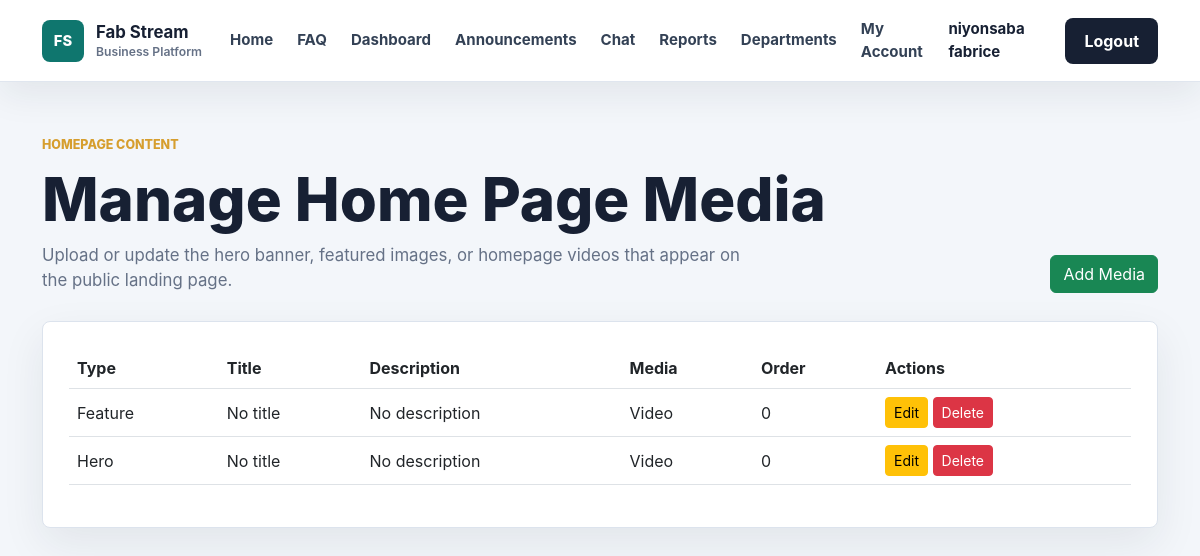
The app's page /admin/home-media (signed in), older data.
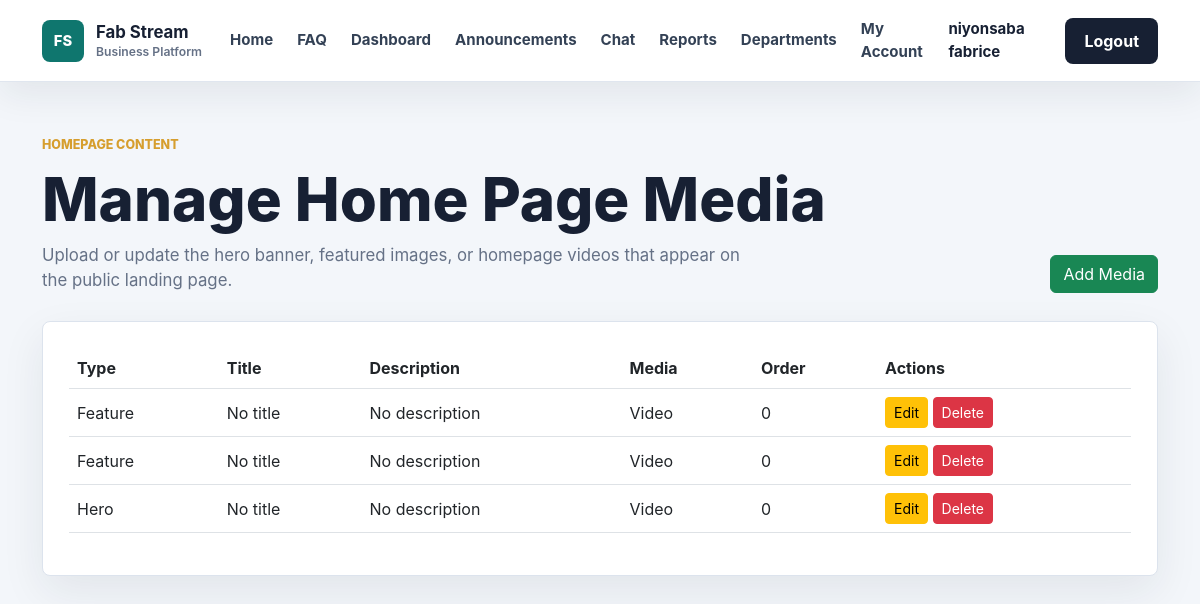
The same page, newer data.
### app/models.py (models this page shows, shortened)
class User(db.Model, UserMixin):
    id = db.Column(db.Integer, primary_key=True)
    username = db.Column(db.String(100), unique=True, nullable=False)
    email = db.Column(db.String(120), unique=True, nullable=False)
    password = db.Column(db.String(200), nullable=False)
    role = db.Column(db.String(20), default='employee')
    full_name = db.Column(db.String(120), nullable=True)
    employee_number = db.Column(db.String(40), unique=True, nullable=True)
    phone = db.Column(db.String(40), nullable=True)
    department = db.Column(db.String(80), nullable=True)
    position = db.Column(db.String(100), nullable=True)
    hire_date = db.Column(db.String(20), nullable=True)

class HomepageMedia(db.Model):
    id = db.Column(db.Integer, primary_key=True)
    asset_type = db.Column(db.String(50), nullable=False, default='feature')
    title = db.Column(db.String(150), nullable=True)
    description = db.Column(db.Text, nullable=True)
    media_type = db.Column(db.String(20), nullable=False, default='image')
    original_filename = db.Column(db.String(255), nullable=False)
    stored_filename = db.Column(db.String(255), nullable=False)
    order = db.Column(db.Integer, default=0)
    created_at = db.Column(db.DateTime, default=datetime.utcnow)

### app/routes.py (the view)
@routes.route('/admin/home-media')
@login_required
def home_media():
    require_admin()
    assets = HomepageMedia.query.order_by(HomepageMedia.asset_type.asc(), HomepageMedia.order.asc()).all()
    return render_template('home_media_list.html', assets=assets)

### app/__init__.py (called while the page is built)
def create_app():
    app = Flask(__name__)
    app.config.from_object(Config)
    app.config['UPLOAD_FOLDER'] = os.path.join(app.instance_path, app.config['UPLOAD_FOLDER'])
    os.makedirs(app.config['UPLOAD_FOLDER'], exist_ok=True)
    db.init_app(app)
    bcrypt.init_app(app)
    login_manager.init_app(app)
    socketio.init_app(app)
    migrate.init_app(app, db, render_as_batch=True)
    with app.app_context():
        from app.models import User
        db.create_all()
    @login_manager.user_loader
    def load_user(user_id):
        return User.query.get(int(user_id))
    from app.routes import routes
    app.register_blueprint(routes)
    return app

### app/routes.py (called while the page is built)
def is_admin(user=None):
    user = user or current_user
    return user.is_authenticated and user.role in ADMIN_ROLES

def require_admin():
    if not is_admin():
        abort(403)

### app/templates/home_media_list.html (shortened to what this page needs)
{% extends 'base.html' %}
{% block content %}
<section class="app-page">
    <div class="container">
        <div class="app-header">
            <div>
                <p class="section-kicker">Homepage content</p>
                <h1>Manage Home Page Media</h1>
                <p>Upload or update the hero banner, featured images, or homepage videos that appear on the public landing page.</p>
            </div>
            <a href="{{ url_for('routes.create_home_media') }}" class="btn btn-success">Add Media</a>
        </div>
        <div class="work-panel">
            {% if assets %}
                <div class="table-responsive">
                    <table class="table table-hover align-middle">
                        <thead>
                            <tr>
                                <th>Type</th>
                                <th>Title</th>
                                <th>Description</th>
                                <th>Media</th>
                                <th>Order</th>
                                <th>Actions</th>
                            </tr>
                        </thead>
                        <tbody>
                            {% for asset in assets %}
                                <tr>
                                    <td>{{ asset.asset_type.title() }}</td>
                                    <td>{{ asset.title or 'No title' }}</td>
                                    <td>{{ asset.description or 'No description' }}</td>
                                    <td>{{ asset.media_type.title() }}</td>
                                    <td>{{ asset.order }}</td>
                                    <td>
                                        <a href="{{ url_for('routes.edit_home_media', asset_id=asset.id) }}" class="btn btn-sm btn-warning">Edit</a>
                                        <form method="POST" action="{{ url_for('routes.delete_home_media', asset_id=asset.id) }}" style="display:inline;" onsubmit="return confirm('Delete this homepage media asset?');">
                                            <button type="submit" class="btn btn-sm btn-danger">Delete</button>
                                        </form>
                                    </td>
                                </tr>
                            {% endfor %}
                        </tbody>
                    </table>
                </div>
            {% else %}
                <div class="empty-state">
                    <strong>No homepage media assets configured yet.</strong>
                    <span>Use the button above to upload a hero image, feature media, or video.</span>
                </div>
            {% endif %}
        </div>
    </div>
</section>
{% endblock %}

### app/templates/base.html (shortened to what this page needs)
<!DOCTYPE html>
<html lang="en">
<head>
    <link href="https://cdn.jsdelivr.net/npm/bootstrap@5.3.0/dist/css/bootstrap.min.css" rel="stylesheet">
    <link rel="stylesheet" href="{{ url_for('static', filename='css/style.css') }}">
</head>
<body>
<nav class="navbar navbar-expand-lg site-navbar sticky-top">
    <div class="container">
        <a class="navbar-brand brand-mark" href="{{ url_for('routes.home') }}">
            <span class="brand-icon">FS</span>
            <span>
                <strong>Fab Stream</strong>
                <small>Business Platform</small>
            </span>
        </a>
        <div class="collapse navbar-collapse" id="navbarNav">
            <ul class="navbar-nav ms-auto align-items-lg-center">
                <li class="nav-item">
                    <a class="nav-link" href="{{ url_for('routes.home') }}">Home</a>
                </li>
                <li class="nav-item">
                    <a class="nav-link" href="{{ url_for('routes.home') }}#faq">FAQ</a>
                </li>
                <li class="nav-item">
                    <a class="nav-link" href="{{ url_for('routes.dashboard') }}">Dashboard</a>
                </li>
                <li class="nav-item">
                    <a class="nav-link" href="{{ url_for('routes.manager_dashboard') }}">Announcements</a>
                </li>
                {% if current_user.is_authenticated %}
                    {% if current_user.role in ['admin', 'manager'] %}
                        <li class="nav-item">
                            <a class="nav-link" href="{{ url_for('routes.chat') }}">Chat</a>
                        </li>
                        <li class="nav-item">
                            <a class="nav-link" href="{{ url_for('routes.reports') }}">Reports</a>
                        </li>
                        <li class="nav-item">
                            <a class="nav-link" href="{{ url_for('routes.departments') }}">Departments</a>
                        </li>
                    {% endif %}
                    <li class="nav-item">
                        <a class="nav-link" href="{{ url_for('routes.employee_detail', employee_id=current_user.id) }}">My Account</a>
                    </li>
                    <li class="nav-item">
                        <span class="nav-link nav-user">{{ current_user.username }}</span>
                    </li>
                    <li class="nav-item">
                        <a class="btn nav-cta ms-lg-2" href="{{ url_for('routes.logout') }}">
                            Logout
                        </a>
                    </li>
                {% endif %}
            </ul>
        </div>
    </div>
</nav>
<main>
    {% block content %}{% endblock %}
</main>
</body>
</html>

### app/static/css/style.css (style rules this page uses)
:root { --ink: #172033; --muted: #657186; --line: #dce3ed; --surface: #ffffff; --soft: #f3f6fa; --brand: #0f766e; --brand-dark: #115e59; --accent: #d69e2e; }
* { box-sizing: border-box; }
body { margin: 0; background: var(--soft); color: var(--ink); font-family: Inter, "Segoe UI", Arial, sans-serif; }
a { text-decoration: none; }
.site-navbar { min-height: 76px; border-bottom: 1px solid rgba(220, 227, 237, 0.88); background: rgba(255, 255, 255, 0.96); box-shadow: 0 12px 36px rgba(23, 32, 51, 0.08); backdrop-filter: blur(18px); }
.brand-mark { display: inline-flex; align-items: center; gap: 12px; color: var(--ink); }
.brand-icon { display: inline-grid; width: 42px; height: 42px; place-items: center; border-radius: 8px; background: var(--brand); color: #ffffff; font-size: 0.92rem; font-weight: 800; }
.brand-mark strong, .brand-mark small { display: block; line-height: 1.1; }
.brand-mark strong { font-size: 1.05rem; letter-spacing: 0; }
.brand-mark small { margin-top: 3px; color: var(--muted); font-size: 0.76rem; font-weight: 600; }
.site-navbar .nav-link { margin: 0 4px; border-radius: 8px; color: #334155; font-size: 0.94rem; font-weight: 650; padding: 10px 12px; transition: background 180ms ease, color 180ms ease; }
.nav-user { color: var(--ink) !important; cursor: default; }
.nav-cta { border-radius: 8px; background: var(--ink); color: #ffffff; font-weight: 750; padding: 10px 18px; }
.hero-kicker, .section-kicker { margin-bottom: 14px; color: var(--accent); font-size: 0.78rem; font-weight: 800; letter-spacing: 0; text-transform: uppercase; }
.app-page { padding: 54px 0 88px; }
.app-header { display: flex; align-items: end; justify-content: space-between; gap: 24px; margin-bottom: 28px; }
.app-header h1 { margin: 0; color: var(--ink); font-size: clamp(2rem, 5vw, 3.8rem); font-weight: 850; line-height: 1; }
.app-header p:not(.section-kicker) { max-width: 720px; margin: 14px 0 0; color: var(--muted); font-size: 1.05rem; }
.stat-card, .work-panel, .department-card, .chat-panel { border: 1px solid var(--line); border-radius: 8px; background: #ffffff; box-shadow: 0 16px 44px rgba(23, 32, 51, 0.08); }
.work-panel, .chat-panel { padding: 26px; }

Row changes from the older to the newer data that the page shows:
added HomepageMedia: asset_type "Feature", title "No title", description "No description", media_type "Video", order "0"
